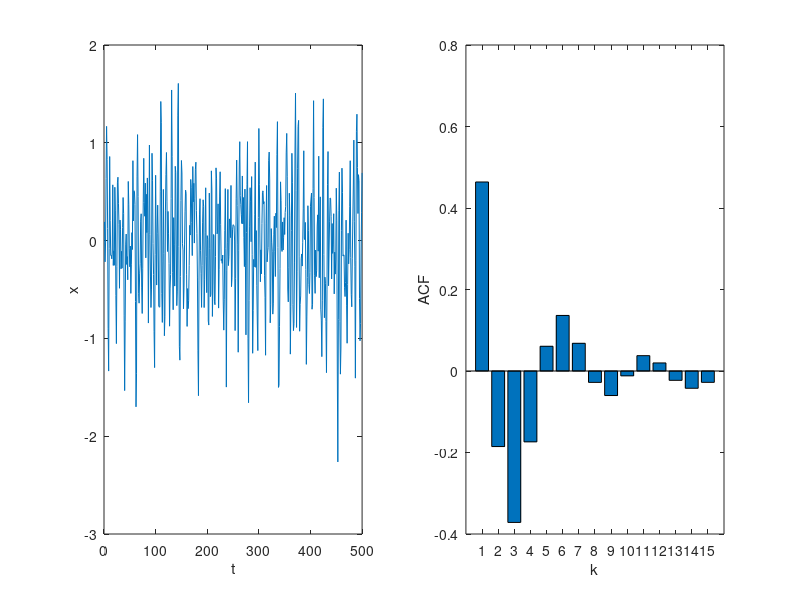

Reproduce this figure in MATLAB.
N = 10000 ; % the length of the time series
x = zeros(N,1);
x(1) = 1;
x(2) = 1;
a0 = 0;
a1 = 0.7;
a2 = -0.5;


% The polynomial a2*z^2 + a1*z + a0 is represented as poly = [-a2 -a1 1]
% The roots of the polynomial are returned in a column vector.
poly = [-a2 -a1 1]
r = roots(poly)
abs(r)
sigma2 = 0.2; % variance for epsilon


for t=1:N
epsilon(t) = randn * sqrt(sigma2) ;
end


for t=3:N
x(t)= a0 + a1*x(t-1) + a2*x(t-2) + epsilon(t);
end


% Discard the first 100 samples to remove transient samples.
x(1:100) = [];
epsilon(1:100) = [];
mu = mean(x);
var_x = var(x); % variance of x
N = N - 100;


% autocorrelation
L = 15 ; % L denotes lag.
rho = zeros(1,L);


for k=1:L
for t=1:N-k
rho(k) = rho(k) + (x(t)-mu)*(x(t+k)-mu);
end
rho(k) = rho(k)/(N-k)/var_x;
end


subplot(1,2,1)
plot(x(1:500));
xlabel('t');
ylabel('x');
subplot(1,2,2)
bar(rho)
xlabel('k');
ylabel('ACF');